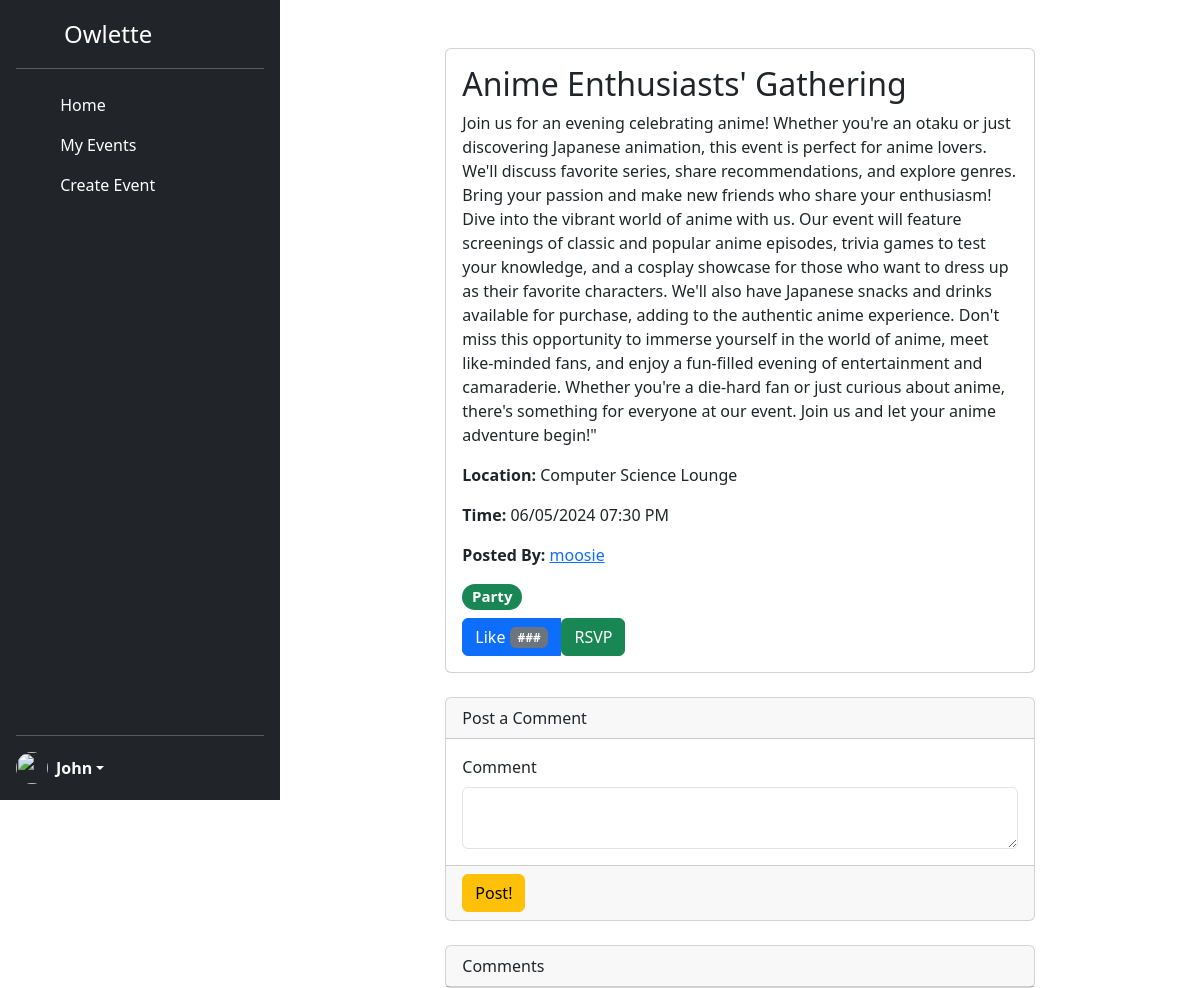
Before: /eventview/19 (signed in) with the older database file.
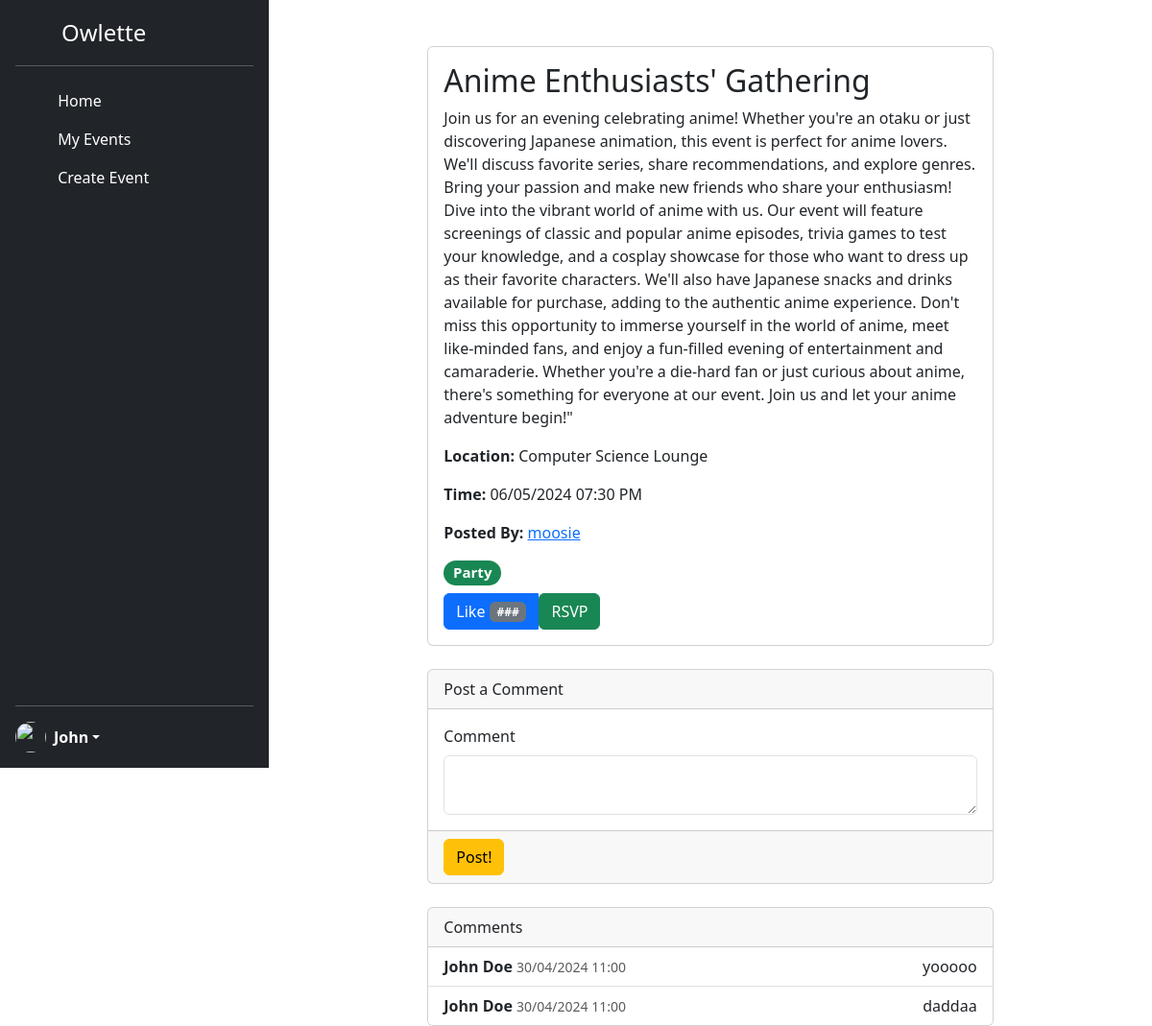
After: the same page with the newer database file.
### models.py (models this page shows, shortened)
class Comment(db.Model):
     __tablename__ = 'comment'
     commentID = db.Column(db.Integer, primary_key=True)
     userID = db.Column(db.Integer, db.ForeignKey('user.userid'))
     eventID = db.Column(db.Integer, db.ForeignKey('event.eventID'))
     message = db.Column(db.String(255))
     timestamp = db.Column(db.DateTime, default=datetime.now(pytz.timezone('US/Eastern')))
     author = db.Relationship('User', backref='author', lazy='joined')

class User(db.Model, UserMixin):
    __tablename__ = 'user'
    userid = db.Column(db.Integer,
                   primary_key=True)
    username = db.Column(db.String(40),
                         nullable=False,
                         unique=True)
    email = db.Column(db.String(40),
                      unique=True,
                      nullable=False)
    password = db.Column(db.String(200),
                         unique=False,
                         nullable=False)
    firstname = db.Column(db.String(40),
                         nullable=False)
    lastname = db.Column(db.String(40),
                         nullable=False)
    bio = db.Column(db.String(255),
                         nullable=True)
    created_at = db.Column(db.DateTime,
                           nullable=False,
                           default=datetime.now(pytz.timezone('US/Eastern')))
    ismod = db.Column(db.Boolean,
                           default=False)
    posts = db.relationship('Event', backref='author', lazy='dynamic')

### app.py (the view, shortened to what this page needs)
@app.route('/eventview/<int:eventID>', methods=['GET','POST'])
@login_required
def eventdetailview(eventID):
    form = commentForm(request.form)
    singleEvent = Event.query.get(eventID)
    flairName = singleEvent.flairone.name if singleEvent.flairone else "None"  # Retrieve the flairs for the event
    user_has_rsvped = RSVP.query.filter_by(userID=current_user.userid, eventID=eventID).first() is not None
    return render_template("eventdetailview.html", singleEvent=singleEvent, flairName=flairName,
                user_has_rsvped=user_has_rsvped, form=form)

### forms.py
class commentForm(FlaskForm):
    message = TextAreaField('Comment', validators=[DataRequired(), Length(max=255)])
    submit = SubmitField(label='Post!')

### app.py (called while the page is built)
@login_manager.user_loader
def load_user(userid):
    return User.query.get(int(userid))

### models.py (called while the page is built)
    def __repr__(self):
        return f'{self.name}'

### templates/eventdetailview.html (shortened to what this page needs)
{% extends "base.html" %}
{% block content %}
<div class="container">
    <div class="row">
      <div class="col-md-8 mx-auto mt-5">
        <div class="card">
          <div class="card-body">
            <h2 class="card-title">{{singleEvent.title}}</h2>
            <p class="card-text">{{singleEvent.description}}</p>
            <p class="card-text"><strong>Location:</strong> {{singleEvent.location}}</p>
            <p class="card-text"><strong>Time:</strong> {{singleEvent.eventTime.strftime(' %d/%m/%Y %I:%M %p')}}</p>
            <p class="card-text"><strong>Posted By:</strong> <a href='{{url_for('profileView', userid=singleEvent.op.userid)}}'>{{singleEvent.op.username}}</a></p>
            {% if singleEvent.flairone is not none %}
            <h5><span class="badge text-bg-success rounded-pill badge-lg">{{ singleEvent.flairone }}</span></h5>
            {% endif %}
            <div class="btn-group" role="group" aria-label="Event Actions">
              <button type="button" class="btn btn-primary">
                Like <span class="badge text-bg-secondary">###</span>
              </button>
              <form action="{{ url_for('rsvp_to_event', event_id=singleEvent.eventID) }}" method="post">
                {% if user_has_rsvped %}
                <button type="submit" class="btn btn-danger">
                    <i class="fas fa-times"></i> Cancel RSVP
                </button>
                {% else %}
                <button type="submit" class="btn btn-success">
                     RSVP
                </button>
                {% endif %}
              </form>
            </div>
          </div>
        </div>
        <div class="card mt-4">
          <div class="card-header">
              <div class="col-auto me-auto">Post a Comment</div>
          </div>
          <div class='card-body'>
              <form method="POST">
                {{ form.message.label(class="form-label") }}
                {{ form.message(class="form-control")  }}
          </div>
          <div class='card-footer'>
            {{ form.submit(class="btn btn-warning") }}
          </div>
        </div>
        <div class="card mt-4">
          <div class="card-header">
            Comments
          </div>
          <ul class="list-group list-group-flush">
            {% for comment in singleEvent.comments%}
            <li class="list-group-item">
              <div class="d-flex justify-content-between">
                <div>
                  <strong>{{comment.author.firstname}} {{comment.author.lastname}}</strong>
                  <small class="text-muted">{{ comment.timestamp.strftime(' %d/%m/%Y %H:%M ') }}</small>
                </div>
                <div>
                  <span>{{comment.message}}</span>
                </div>
              </div>
            </li>
            {% endfor %}
          </ul>
        </div>
      </div>
    </div>
  </div>
{% endblock %}

Changed rows visible on the page:
added Comment: author.firstname "John", author.lastname "Doe", timestamp "30/04/2024 11:00", message "yooooo"
added Comment: author.firstname "John", author.lastname "Doe", timestamp "30/04/2024 11:00", message "daddaa"
